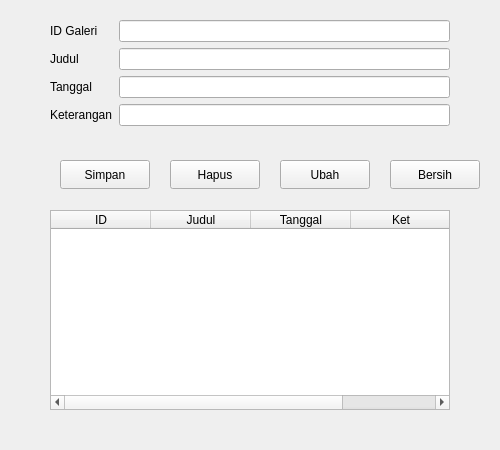
<?xml version="1.0" encoding="UTF-8"?>
<ui version="4.0">
 <class>FormGaleri</class>
 <widget class="QWidget" name="FormGaleri">
  <property name="geometry"> <rect> <x>0</x> <y>0</y> <width>500</width> <height>450</height> </rect> </property>
  <property name="windowTitle"> <string>Data Galeri</string> </property>
  <widget class="QWidget" name="formLayoutWidget">
   <property name="geometry"> <rect> <x>50</x> <y>20</y> <width>400</width> <height>120</height> </rect> </property>
   <layout class="QFormLayout" name="formLayout">
    <item row="0" column="0"><widget class="QLabel" name="l1"><property name="text"><string>ID Galeri</string></property></widget></item>
    <item row="0" column="1"><widget class="QLineEdit" name="editID"/></item>
    <item row="1" column="0"><widget class="QLabel" name="l2"><property name="text"><string>Judul</string></property></widget></item>
    <item row="1" column="1"><widget class="QLineEdit" name="editJudul"/></item>
    <item row="2" column="0"><widget class="QLabel" name="l3"><property name="text"><string>Tanggal</string></property></widget></item>
    <item row="2" column="1"><widget class="QLineEdit" name="editTgl"/></item>
    <item row="3" column="0"><widget class="QLabel" name="l4"><property name="text"><string>Keterangan</string></property></widget></item>
    <item row="3" column="1"><widget class="QLineEdit" name="editKet"/></item>
   </layout>
  </widget>
  <widget class="QPushButton" name="btnSimpan"> <property name="geometry"> <rect> <x>60</x> <y>160</y> <width>90</width> <height>29</height> </rect> </property> <property name="text"> <string>Simpan</string> </property> </widget>
  <widget class="QPushButton" name="btnHapus"> <property name="geometry"> <rect> <x>170</x> <y>160</y> <width>90</width> <height>29</height> </rect> </property> <property name="text"> <string>Hapus</string> </property> </widget>
  <widget class="QPushButton" name="btnUbah"> <property name="geometry"> <rect> <x>280</x> <y>160</y> <width>90</width> <height>29</height> </rect> </property> <property name="text"> <string>Ubah</string> </property> </widget>
  <widget class="QPushButton" name="btnBersih"> <property name="geometry"> <rect> <x>390</x> <y>160</y> <width>90</width> <height>29</height> </rect> </property> <property name="text"> <string>Bersih</string> </property> </widget>
  <widget class="QTableWidget" name="tabelGaleri">
   <property name="geometry"> <rect> <x>50</x> <y>210</y> <width>400</width> <height>200</height> </rect> </property>
   <column><property name="text"><string>ID</string></property></column>
   <column><property name="text"><string>Judul</string></property></column>
   <column><property name="text"><string>Tanggal</string></property></column>
   <column><property name="text"><string>Ket</string></property></column>
  </widget>
 </widget>
 <resources/> <connections/>
</ui>
